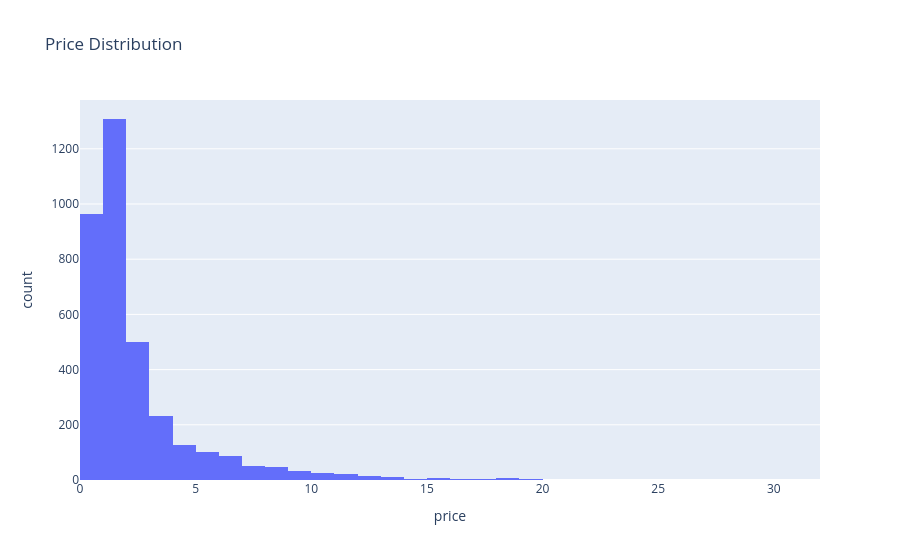

Notebook code for this chart:
### Code cell
px.histogram(
    df,
    x="price",
    nbins=50,
    title="Price Distribution"
)

# st.plotly_chart(fig, use_container_width=True)

### Figure 1 — Plotly figure (JSON) as saved in the notebook; plotly's stock layout.template omitted (floating-point values rounded to 4 significant figures; data arrays with more than 128 entries replaced by an {"elided": "..."} marker saying what was removed)
{"data": [{"bingroup": "x", "hovertemplate": "price=%{x}<br>count=%{y}<extra></extra>", "legendgroup": "", "marker": {"color": "#636efa", "pattern": {"shape": ""}}, "name": "", "nbinsx": 50, "orientation": "v", "showlegend": false, "type": "histogram", "x": {"elided": "3554 float values"}, "xaxis": "x", "yaxis": "y"}], "layout": {"barmode": "relative", "legend": {"tracegroupgap": 0}, "title": {"text": "Price Distribution"}, "xaxis": {"anchor": "y", "domain": [0, 1], "title": {"text": "price"}}, "yaxis": {"anchor": "x", "domain": [0, 1], "title": {"text": "count"}}}}
